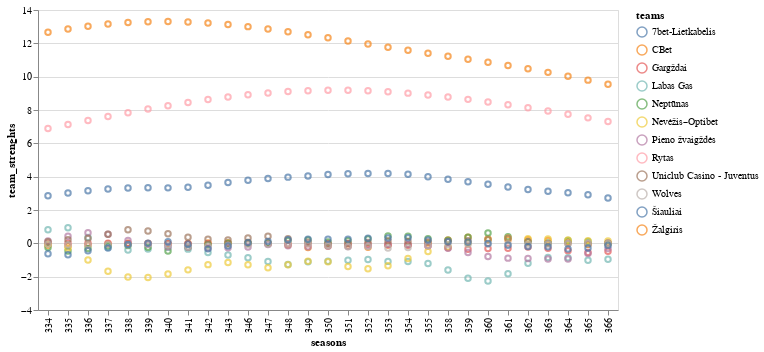

Source (notebook cell):
### Code cell
import altair as alt

strengths = trace['posterior']['team_strenghts'].mean(dim=['chain', 'draw']).to_dataframe().reset_index()


alt.Chart(
    strengths[~strengths['teams'].str.contains("_")]
).mark_point().encode(
    alt.X('seasons'),
    alt.Y('team_strenghts'),
    alt.Color("teams"),   
    alt.Tooltip('teams')  
).interactive()

### Figure 1 — Vega-Lite specification as saved in the notebook (floating-point values rounded to 4 significant figures; data arrays with more than 128 entries replaced by an {"elided": "..."} marker saying what was removed)
{"config": {"view": {"continuousWidth": 400, "continuousHeight": 300}}, "data": {"name": "data-364e26cc328fefb30f45018324692cdb"}, "mark": "point", "encoding": {"color": {"field": "teams", "type": "nominal"}, "tooltip": {"field": "teams", "type": "nominal"}, "x": {"field": "seasons", "type": "nominal"}, "y": {"field": "team_strenghts", "type": "quantitative"}}, "selection": {"selector004": {"type": "interval", "bind": "scales", "encodings": ["x", "y"]}}, "$schema": "https://vega.github.io/schema/vega-lite/v4.17.0.json", "datasets": {"data-364e26cc328fefb30f45018324692cdb": {"elided": "348 records"}}}
